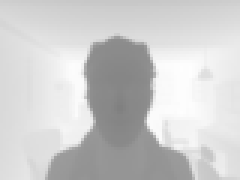
%> input picture depth_4x.png, 80 x 60 px (shown 3 times larger)
$ octave test_interp_4x.m   (GNU Octave 9; MATLAB toolbox functions it lacks are replaced by stand-ins)
%> lines starting %> are read from the running program, lines starting %| are printed output that depends on the picture; in (x1, y1, x2, y2) boxes, pixels count from 0 and x2, y2 are one past the last pixel; in counts of white or black regions, pixels touching at a corner belong together; the program's own positions count from 1
clc;clear;
depth_4x = imread('depth_4x.png');
%> depth_4x is the input picture: size 60x80 uint8; min 128, max 254, mean 205.3
depth_4x = im2double(depth_4x);
%> depth_4x: size 60x80 double

[m1,n1] = size(depth_4x);
%> m1 = 60; n1 = 80
% [deltax, 1- deltax] * Q * [deltay; 1- deltay]

interp_x = 240;
interp_y = 320;

m2 = linspace(1,m1,interp_x);
%> m2 = 240 values from 1 to 60
n2 = linspace(1,n1,interp_y);
%> n2 = 320 values from 1 to 80
P_all = zeros(interp_x,interp_y);

for x = 2:interp_x
    for y = 2:interp_y

        t1 = m2(x);
        t2 = n2(y);
        t1_c = ceil(t1);
        t2_c = ceil(t2);
        Q = [depth_4x(t1_c-1, t2_c-1), depth_4x(t1_c-1, t2_c);depth_4x(t1_c, t2_c-1), depth_4x(t1_c, t2_c)];
        deltax = t1_c - t1;
        deltay = t2_c - t2;
        P_new = [deltax, 1- deltax] * Q * [deltay; 1- deltay];
        P_all(x,y) = P_new;

    end
end

for x = 1
    for y = 2 : interp_y

       t2 = n2(y);
       t2_c = ceil(t2);
       Q = [depth_4x(1,t2_c-1); depth_4x(1,t2_c)];
       delta = [t2_c-t2, 1+t2-t2_c];
       P_new  = delta*Q;
       P_all(x,y) = P_new;

    end
end
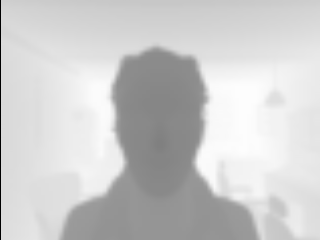
%> P_all: size 240x320 double; min 0, max 0.996, mean 0.803

for x = 2 : interp_x
    for y = 1

       t1 = m2(x);
       t1_c = ceil(t1);
       Q = [depth_4x(t1_c-1,1); depth_4x(t1_c,1)];
       delta = [t1_c-t1, 1+t1-t1_c];
       P_new  = delta*Q;
       P_all(x,y) = P_new;

    end
end
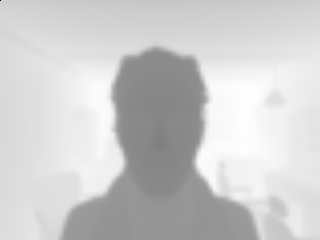
%> P_all: size 240x320 double; 0.31% of pixels changed, all inside (x1, y1, x2, y2) = (0, 1, 1, 240)

P_all(1,1) = depth_4x(1,1);
%> P_all: size 240x320 double; under 0.01% of pixels changed, all inside (x1, y1, x2, y2) = (0, 0, 1, 1)

imshow(P_all)
